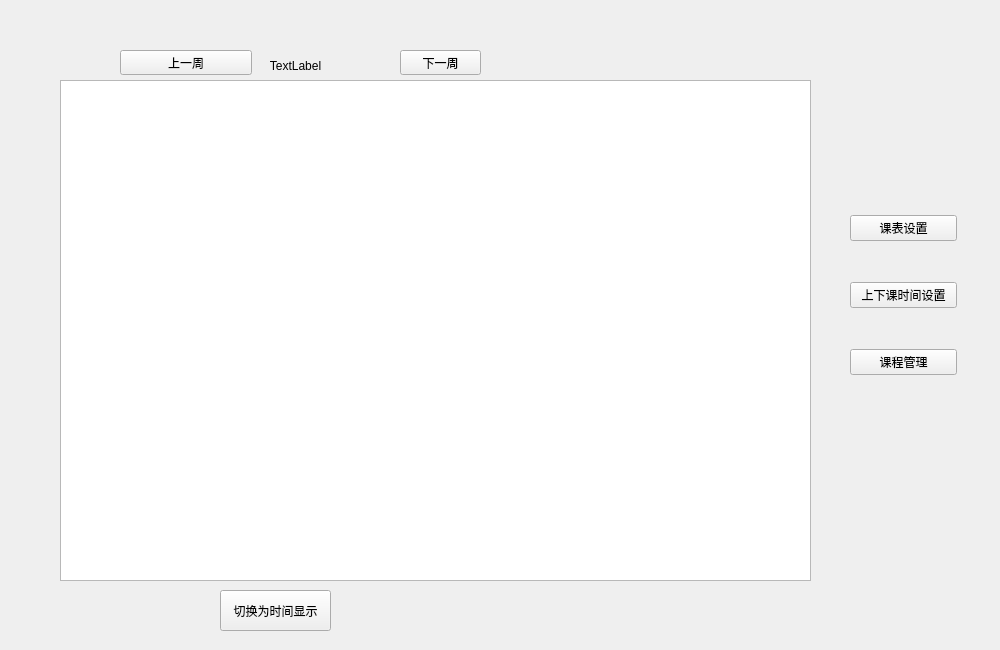
<?xml version="1.0" encoding="UTF-8"?>
<ui version="4.0">
 <class>courseform</class>
 <widget class="QWidget" name="courseform">
  <property name="geometry">
   <rect>
    <x>0</x>
    <y>0</y>
    <width>1000</width>
    <height>650</height>
   </rect>
  </property>
  <property name="windowTitle">
   <string>Form</string>
  </property>
  <widget class="QTableView" name="tableView">
   <property name="geometry">
    <rect>
     <x>60</x>
     <y>80</y>
     <width>751</width>
     <height>501</height>
    </rect>
   </property>
   <property name="verticalScrollBarPolicy">
    <enum>Qt::ScrollBarPolicy::ScrollBarAsNeeded</enum>
   </property>
   <property name="horizontalScrollBarPolicy">
    <enum>Qt::ScrollBarPolicy::ScrollBarAsNeeded</enum>
   </property>
   <property name="sizeAdjustPolicy">
    <enum>QAbstractScrollArea::SizeAdjustPolicy::AdjustToContents</enum>
   </property>
   <attribute name="horizontalHeaderDefaultSectionSize">
    <number>80</number>
   </attribute>
   <attribute name="verticalHeaderDefaultSectionSize">
    <number>55</number>
   </attribute>
  </widget>
  <widget class="QPushButton" name="bt_change">
   <property name="geometry">
    <rect>
     <x>220</x>
     <y>590</y>
     <width>111</width>
     <height>41</height>
    </rect>
   </property>
   <property name="text">
    <string>切换为时间显示</string>
   </property>
   <property name="checkable">
    <bool>true</bool>
   </property>
  </widget>
  <widget class="QLabel" name="labelweek">
   <property name="geometry">
    <rect>
     <x>240</x>
     <y>50</y>
     <width>111</width>
     <height>31</height>
    </rect>
   </property>
   <property name="text">
    <string>TextLabel</string>
   </property>
   <property name="alignment">
    <set>Qt::AlignmentFlag::AlignCenter</set>
   </property>
  </widget>
  <widget class="QPushButton" name="bt_upweek">
   <property name="geometry">
    <rect>
     <x>120</x>
     <y>50</y>
     <width>132</width>
     <height>25</height>
    </rect>
   </property>
   <property name="text">
    <string>上一周</string>
   </property>
  </widget>
  <widget class="QPushButton" name="bt_downweek">
   <property name="geometry">
    <rect>
     <x>400</x>
     <y>50</y>
     <width>81</width>
     <height>25</height>
    </rect>
   </property>
   <property name="text">
    <string>下一周</string>
   </property>
  </widget>
  <widget class="QWidget" name="">
   <property name="geometry">
    <rect>
     <x>850</x>
     <y>180</y>
     <width>107</width>
     <height>231</height>
    </rect>
   </property>
   <layout class="QVBoxLayout" name="verticalLayout">
    <item>
     <widget class="QPushButton" name="bt_tablesetting">
      <property name="text">
       <string>课表设置</string>
      </property>
     </widget>
    </item>
    <item>
     <widget class="QPushButton" name="pushButton">
      <property name="text">
       <string>上下课时间设置</string>
      </property>
     </widget>
    </item>
    <item>
     <widget class="QPushButton" name="bt_coursemanager">
      <property name="text">
       <string>课程管理</string>
      </property>
     </widget>
    </item>
   </layout>
  </widget>
 </widget>
 <resources/>
 <connections/>
</ui>
